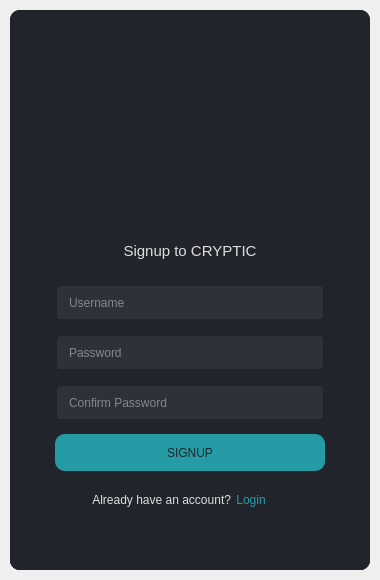
<?xml version="1.0" encoding="UTF-8"?>
<ui version="4.0">
 <class>MainWindow</class>
 <widget class="QMainWindow" name="MainWindow">
  <property name="geometry">
   <rect>
    <x>0</x>
    <y>0</y>
    <width>380</width>
    <height>580</height>
   </rect>
  </property>
  <property name="windowTitle">
   <string>MainWindow</string>
  </property>
  <widget class="QWidget" name="login">
   <property name="styleSheet">
    <string notr="true">QWidget{
	color: rgb(221, 221, 221);
	font: 10pt &quot;Segoe UI Semibold&quot;;
}


</string>
   </property>
   <layout class="QVBoxLayout" name="verticalLayout">
    <property name="spacing">
     <number>0</number>
    </property>
    <property name="leftMargin">
     <number>10</number>
    </property>
    <property name="topMargin">
     <number>10</number>
    </property>
    <property name="rightMargin">
     <number>10</number>
    </property>
    <property name="bottomMargin">
     <number>10</number>
    </property>
    <item>
     <widget class="QFrame" name="frame">
      <property name="styleSheet">
       <string notr="true">border: 10px;
border-radius: 10px;
background-color: #21252B;</string>
      </property>
      <property name="frameShape">
       <enum>QFrame::NoFrame</enum>
      </property>
      <property name="frameShadow">
       <enum>QFrame::Raised</enum>
      </property>
      <layout class="QVBoxLayout" name="verticalLayout_2">
       <property name="spacing">
        <number>0</number>
       </property>
       <property name="leftMargin">
        <number>0</number>
       </property>
       <property name="topMargin">
        <number>0</number>
       </property>
       <property name="rightMargin">
        <number>0</number>
       </property>
       <property name="bottomMargin">
        <number>0</number>
       </property>
       <item>
        <widget class="QFrame" name="nav">
         <property name="styleSheet">
          <string notr="true">/* Buttons */
QPushButton { background-color: rgba(255, 255, 255, 0); border: none;  border-radius: 5px; }
QPushButton:hover { background-color: rgb(44, 49, 57); border-style: solid; border-radius: 4px; }
QPushButton:pressed { background-color: rgb(23, 26, 30); border-style: solid; border-radius: 4px; }</string>
         </property>
         <property name="frameShape">
          <enum>QFrame::NoFrame</enum>
         </property>
         <property name="frameShadow">
          <enum>QFrame::Raised</enum>
         </property>
         <layout class="QHBoxLayout" name="horizontalLayout_2">
          <property name="spacing">
           <number>0</number>
          </property>
          <property name="leftMargin">
           <number>10</number>
          </property>
          <property name="topMargin">
           <number>10</number>
          </property>
          <property name="rightMargin">
           <number>10</number>
          </property>
          <property name="bottomMargin">
           <number>0</number>
          </property>
          <item alignment="Qt::AlignRight">
           <widget class="QPushButton" name="btn_close">
            <property name="minimumSize">
             <size>
              <width>24</width>
              <height>24</height>
             </size>
            </property>
            <property name="text">
             <string/>
            </property>
            <property name="icon">
             <iconset resource="resources.qrc">
              <normaloff>:/icons/images/icons/icon_close.png</normaloff>:/icons/images/icons/icon_close.png</iconset>
            </property>
           </widget>
          </item>
         </layout>
        </widget>
       </item>
       <item>
        <widget class="QStackedWidget" name="content">
         <property name="styleSheet">
          <string notr="true">* {
background-position: center;
background-repeat: no-repeat;
}

/* /////////////////////////////////////////////////////////////////////////////////////////////////
LineEdit */
QLineEdit {
	font: 10pt &quot;Segoe UI&quot;;
	background: #2C313A;
	border-radius: 5px;
	border: 2px solid rgb(33, 37, 43);
	padding-left: 10px;
	selection-color: rgb(255, 255, 255);
	selection-background-color: rgb(255, 121, 198);
}
QLineEdit:hover {
	border: 2px solid rgb(64, 71, 88);
}
QLineEdit:focus {
	border: 2px solid rgb(91, 101, 124);
}

/* /////////////////////////////////////////////////////////////////////////////////////////////////
QPushButton */
#loginInput QPushButton, #signupInput QPushButton{
	font: 10pt &quot;Segoe UI Semibold&quot;;
	color: rgb(33, 37, 43);
	background: #259CA5;
}

#loginInput QPushButton:hover, #loginInput QPushButton:pressed,
#signupInput QPushButton:hover, #signupInput QPushButton:pressed {
	background: #2AB7CA;
}

#toSignup QPushButton, #toLogin QPushButton {
	color: #259CA5;
	font: 10pt &quot;Segoe UI BOLD&quot;;
}

#toSignup QPushButton:hover, #toSignup QPushButton:pressed,
#toLogin QPushButton:hover, #toLogin QPushButton:pressed {
	color: #DDDDDD;
}</string>
         </property>
         <property name="currentIndex">
          <number>1</number>
         </property>
         <widget class="QWidget" name="loginPage">
          <layout class="QVBoxLayout" name="verticalLayout_3">
           <property name="spacing">
            <number>0</number>
           </property>
           <property name="leftMargin">
            <number>45</number>
           </property>
           <property name="topMargin">
            <number>26</number>
           </property>
           <property name="rightMargin">
            <number>45</number>
           </property>
           <property name="bottomMargin">
            <number>60</number>
           </property>
           <item alignment="Qt::AlignTop">
            <widget class="QFrame" name="loginLogo">
             <property name="minimumSize">
              <size>
               <width>0</width>
               <height>139</height>
              </size>
             </property>
             <property name="styleSheet">
              <string notr="true">background-image: url(:/images/images/images/app-logo.png);</string>
             </property>
             <property name="frameShape">
              <enum>QFrame::NoFrame</enum>
             </property>
             <property name="frameShadow">
              <enum>QFrame::Raised</enum>
             </property>
            </widget>
           </item>
           <item>
            <widget class="QFrame" name="loginFrame">
             <property name="frameShape">
              <enum>QFrame::NoFrame</enum>
             </property>
             <property name="frameShadow">
              <enum>QFrame::Raised</enum>
             </property>
             <layout class="QVBoxLayout" name="verticalLayout_4">
              <property name="spacing">
               <number>19</number>
              </property>
              <property name="leftMargin">
               <number>0</number>
              </property>
              <property name="topMargin">
               <number>0</number>
              </property>
              <property name="rightMargin">
               <number>0</number>
              </property>
              <property name="bottomMargin">
               <number>0</number>
              </property>
              <item>
               <widget class="QFrame" name="frame_4">
                <property name="frameShape">
                 <enum>QFrame::NoFrame</enum>
                </property>
                <property name="frameShadow">
                 <enum>QFrame::Raised</enum>
                </property>
                <layout class="QVBoxLayout" name="verticalLayout_5">
                 <property name="spacing">
                  <number>24</number>
                 </property>
                 <property name="leftMargin">
                  <number>0</number>
                 </property>
                 <property name="topMargin">
                  <number>0</number>
                 </property>
                 <property name="rightMargin">
                  <number>0</number>
                 </property>
                 <property name="bottomMargin">
                  <number>0</number>
                 </property>
                 <item>
                  <widget class="QFrame" name="frame_6">
                   <property name="frameShape">
                    <enum>QFrame::NoFrame</enum>
                   </property>
                   <property name="frameShadow">
                    <enum>QFrame::Raised</enum>
                   </property>
                   <layout class="QVBoxLayout" name="verticalLayout_6">
                    <property name="spacing">
                     <number>0</number>
                    </property>
                    <property name="leftMargin">
                     <number>0</number>
                    </property>
                    <property name="topMargin">
                     <number>0</number>
                    </property>
                    <property name="rightMargin">
                     <number>0</number>
                    </property>
                    <property name="bottomMargin">
                     <number>0</number>
                    </property>
                    <item>
                     <widget class="QLabel" name="label_2">
                      <property name="styleSheet">
                       <string notr="true">font: 11pt;</string>
                      </property>
                      <property name="text">
                       <string>Login to CRYPTIC</string>
                      </property>
                      <property name="alignment">
                       <set>Qt::AlignCenter</set>
                      </property>
                     </widget>
                    </item>
                   </layout>
                  </widget>
                 </item>
                 <item>
                  <widget class="QFrame" name="loginInput">
                   <property name="styleSheet">
                    <string notr="true"/>
                   </property>
                   <property name="frameShape">
                    <enum>QFrame::NoFrame</enum>
                   </property>
                   <property name="frameShadow">
                    <enum>QFrame::Raised</enum>
                   </property>
                   <layout class="QVBoxLayout" name="verticalLayout_7">
                    <property name="spacing">
                     <number>13</number>
                    </property>
                    <property name="leftMargin">
                     <number>0</number>
                    </property>
                    <property name="topMargin">
                     <number>0</number>
                    </property>
                    <property name="rightMargin">
                     <number>0</number>
                    </property>
                    <property name="bottomMargin">
                     <number>0</number>
                    </property>
                    <item>
                     <widget class="QLineEdit" name="username_login">
                      <property name="minimumSize">
                       <size>
                        <width>0</width>
                        <height>37</height>
                       </size>
                      </property>
                      <property name="placeholderText">
                       <string>Username</string>
                      </property>
                     </widget>
                    </item>
                    <item>
                     <widget class="QLineEdit" name="pass_login">
                      <property name="minimumSize">
                       <size>
                        <width>0</width>
                        <height>37</height>
                       </size>
                      </property>
                      <property name="placeholderText">
                       <string>Password</string>
                      </property>
                     </widget>
                    </item>
                    <item>
                     <widget class="QPushButton" name="btn_login">
                      <property name="minimumSize">
                       <size>
                        <width>0</width>
                        <height>37</height>
                       </size>
                      </property>
                      <property name="text">
                       <string>LOGIN</string>
                      </property>
                     </widget>
                    </item>
                   </layout>
                  </widget>
                 </item>
                </layout>
               </widget>
              </item>
              <item>
               <widget class="QFrame" name="toSignup">
                <property name="maximumSize">
                 <size>
                  <width>16777215</width>
                  <height>20</height>
                 </size>
                </property>
                <property name="styleSheet">
                 <string notr="true"/>
                </property>
                <property name="frameShape">
                 <enum>QFrame::NoFrame</enum>
                </property>
                <property name="frameShadow">
                 <enum>QFrame::Raised</enum>
                </property>
                <layout class="QHBoxLayout" name="horizontalLayout">
                 <property name="spacing">
                  <number>5</number>
                 </property>
                 <property name="leftMargin">
                  <number>45</number>
                 </property>
                 <property name="topMargin">
                  <number>0</number>
                 </property>
                 <property name="rightMargin">
                  <number>0</number>
                 </property>
                 <property name="bottomMargin">
                  <number>0</number>
                 </property>
                 <item alignment="Qt::AlignRight">
                  <widget class="QLabel" name="label">
                   <property name="minimumSize">
                    <size>
                     <width>0</width>
                     <height>20</height>
                    </size>
                   </property>
                   <property name="text">
                    <string>No account yet?</string>
                   </property>
                   <property name="alignment">
                    <set>Qt::AlignRight|Qt::AlignTrailing|Qt::AlignVCenter</set>
                   </property>
                  </widget>
                 </item>
                 <item alignment="Qt::AlignLeft">
                  <widget class="QPushButton" name="btn_toSignup">
                   <property name="minimumSize">
                    <size>
                     <width>0</width>
                     <height>20</height>
                    </size>
                   </property>
                   <property name="styleSheet">
                    <string notr="true">border: none;</string>
                   </property>
                   <property name="text">
                    <string>Signup</string>
                   </property>
                  </widget>
                 </item>
                </layout>
               </widget>
              </item>
             </layout>
            </widget>
           </item>
          </layout>
         </widget>
         <widget class="QWidget" name="signupPage">
          <layout class="QVBoxLayout" name="verticalLayout_12">
           <property name="spacing">
            <number>0</number>
           </property>
           <property name="leftMargin">
            <number>45</number>
           </property>
           <property name="topMargin">
            <number>26</number>
           </property>
           <property name="rightMargin">
            <number>45</number>
           </property>
           <property name="bottomMargin">
            <number>60</number>
           </property>
           <item alignment="Qt::AlignTop">
            <widget class="QFrame" name="signupLogo">
             <property name="minimumSize">
              <size>
               <width>0</width>
               <height>139</height>
              </size>
             </property>
             <property name="styleSheet">
              <string notr="true">background-image: url(:/images/images/images/app-logo.png);</string>
             </property>
             <property name="frameShape">
              <enum>QFrame::NoFrame</enum>
             </property>
             <property name="frameShadow">
              <enum>QFrame::Raised</enum>
             </property>
            </widget>
           </item>
           <item>
            <widget class="QFrame" name="signupFrame">
             <property name="frameShape">
              <enum>QFrame::NoFrame</enum>
             </property>
             <property name="frameShadow">
              <enum>QFrame::Raised</enum>
             </property>
             <layout class="QVBoxLayout" name="verticalLayout_8">
              <property name="spacing">
               <number>19</number>
              </property>
              <property name="leftMargin">
               <number>0</number>
              </property>
              <property name="topMargin">
               <number>0</number>
              </property>
              <property name="rightMargin">
               <number>0</number>
              </property>
              <property name="bottomMargin">
               <number>0</number>
              </property>
              <item>
               <widget class="QFrame" name="frame_11">
                <property name="frameShape">
                 <enum>QFrame::NoFrame</enum>
                </property>
                <property name="frameShadow">
                 <enum>QFrame::Raised</enum>
                </property>
                <layout class="QVBoxLayout" name="verticalLayout_9">
                 <property name="spacing">
                  <number>24</number>
                 </property>
                 <property name="leftMargin">
                  <number>0</number>
                 </property>
                 <property name="topMargin">
                  <number>0</number>
                 </property>
                 <property name="rightMargin">
                  <number>0</number>
                 </property>
                 <property name="bottomMargin">
                  <number>0</number>
                 </property>
                 <item>
                  <widget class="QFrame" name="frame_12">
                   <property name="frameShape">
                    <enum>QFrame::NoFrame</enum>
                   </property>
                   <property name="frameShadow">
                    <enum>QFrame::Raised</enum>
                   </property>
                   <layout class="QVBoxLayout" name="verticalLayout_10">
                    <property name="spacing">
                     <number>0</number>
                    </property>
                    <property name="leftMargin">
                     <number>0</number>
                    </property>
                    <property name="topMargin">
                     <number>0</number>
                    </property>
                    <property name="rightMargin">
                     <number>0</number>
                    </property>
                    <property name="bottomMargin">
                     <number>0</number>
                    </property>
                    <item>
                     <widget class="QLabel" name="label_3">
                      <property name="styleSheet">
                       <string notr="true">font: 11pt;</string>
                      </property>
                      <property name="text">
                       <string>Signup to CRYPTIC</string>
                      </property>
                      <property name="alignment">
                       <set>Qt::AlignCenter</set>
                      </property>
                     </widget>
                    </item>
                   </layout>
                  </widget>
                 </item>
                 <item>
                  <widget class="QFrame" name="signupInput">
                   <property name="styleSheet">
                    <string notr="true"/>
                   </property>
                   <property name="frameShape">
                    <enum>QFrame::NoFrame</enum>
                   </property>
                   <property name="frameShadow">
                    <enum>QFrame::Raised</enum>
                   </property>
                   <layout class="QVBoxLayout" name="verticalLayout_11">
                    <property name="spacing">
                     <number>13</number>
                    </property>
                    <property name="leftMargin">
                     <number>0</number>
                    </property>
                    <property name="topMargin">
                     <number>0</number>
                    </property>
                    <property name="rightMargin">
                     <number>0</number>
                    </property>
                    <property name="bottomMargin">
                     <number>0</number>
                    </property>
                    <item>
                     <widget class="QLineEdit" name="username_signup">
                      <property name="minimumSize">
                       <size>
                        <width>0</width>
                        <height>37</height>
                       </size>
                      </property>
                      <property name="placeholderText">
                       <string>Username</string>
                      </property>
                     </widget>
                    </item>
                    <item>
                     <widget class="QLineEdit" name="pass_signup">
                      <property name="minimumSize">
                       <size>
                        <width>0</width>
                        <height>37</height>
                       </size>
                      </property>
                      <property name="placeholderText">
                       <string>Password</string>
                      </property>
                     </widget>
                    </item>
                    <item>
                     <widget class="QLineEdit" name="confirmPass">
                      <property name="minimumSize">
                       <size>
                        <width>0</width>
                        <height>37</height>
                       </size>
                      </property>
                      <property name="placeholderText">
                       <string>Confirm Password</string>
                      </property>
                     </widget>
                    </item>
                    <item>
                     <widget class="QPushButton" name="btn_signup">
                      <property name="minimumSize">
                       <size>
                        <width>0</width>
                        <height>37</height>
                       </size>
                      </property>
                      <property name="text">
                       <string>SIGNUP</string>
                      </property>
                     </widget>
                    </item>
                   </layout>
                  </widget>
                 </item>
                </layout>
               </widget>
              </item>
              <item>
               <widget class="QFrame" name="toLogin">
                <property name="maximumSize">
                 <size>
                  <width>16777215</width>
                  <height>20</height>
                 </size>
                </property>
                <property name="styleSheet">
                 <string notr="true"/>
                </property>
                <property name="frameShape">
                 <enum>QFrame::NoFrame</enum>
                </property>
                <property name="frameShadow">
                 <enum>QFrame::Raised</enum>
                </property>
                <layout class="QHBoxLayout" name="horizontalLayout_3">
                 <property name="spacing">
                  <number>5</number>
                 </property>
                 <property name="leftMargin">
                  <number>37</number>
                 </property>
                 <property name="topMargin">
                  <number>0</number>
                 </property>
                 <property name="rightMargin">
                  <number>0</number>
                 </property>
                 <property name="bottomMargin">
                  <number>0</number>
                 </property>
                 <item alignment="Qt::AlignRight">
                  <widget class="QLabel" name="label_4">
                   <property name="minimumSize">
                    <size>
                     <width>0</width>
                     <height>20</height>
                    </size>
                   </property>
                   <property name="text">
                    <string>Already have an account?</string>
                   </property>
                   <property name="alignment">
                    <set>Qt::AlignRight|Qt::AlignTrailing|Qt::AlignVCenter</set>
                   </property>
                  </widget>
                 </item>
                 <item alignment="Qt::AlignLeft">
                  <widget class="QPushButton" name="btn_toLogin">
                   <property name="minimumSize">
                    <size>
                     <width>0</width>
                     <height>20</height>
                    </size>
                   </property>
                   <property name="styleSheet">
                    <string notr="true">border: none;</string>
                   </property>
                   <property name="text">
                    <string>Login</string>
                   </property>
                  </widget>
                 </item>
                </layout>
               </widget>
              </item>
             </layout>
            </widget>
           </item>
          </layout>
         </widget>
        </widget>
       </item>
      </layout>
     </widget>
    </item>
   </layout>
  </widget>
 </widget>
 <resources>
  <include location="resources.qrc"/>
 </resources>
 <connections/>
</ui>
